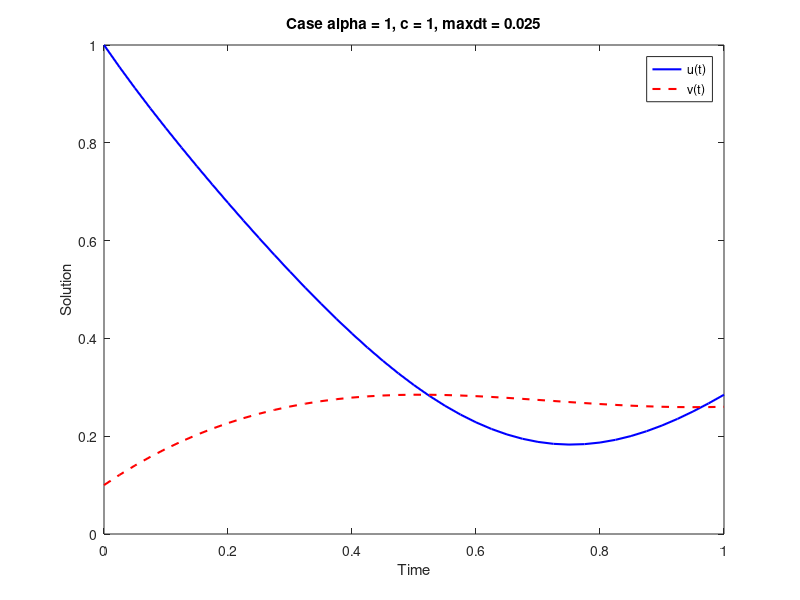

MATLAB code to generate this figure:
function FullyImplicitSystem1b(alpha, c, tau)
    if nargin < 3
        alpha = 1;
        c = 1;
        tau = 0.025;
    end

    % Discretization parameters
    T = 1;
    t = 0;
    n = 1; % Step counter
    max_tau = tau; % Maximum allowed tau
    min_tau = 0.001; % Minimum allowed tau for stability

    % Initial conditions
    uold = 1;
    vold = 0.1; 

    unew = uold;
    vnew = vold;

    % Define the function g(t)
    g = @(t) -sin(4 * t);

    % Newton's method parameters
    tolerance = 1e-8;
    maxiter = 100;

    % Initialize storage for solutions
    t_values = t;
    u_values = uold;
    v_values = vold;

    % Main loop for time stepping with variable tau
    while t < T
        unext = uold; % Initial guess for u
        iter = 0;

        % Newton's method for solving u
        while iter < maxiter
            F = unext - uold - tau * g(t + tau) + tau * alpha * unext^3 + c * tau * (unext - ((c * tau * unext) + vold) / (1 + c * tau));
            F_prime = 3 * tau * alpha * unext^2 + (1 + 2 * c * tau) / (1 + c * tau);

            % Newton's update
            unextnew = unext - F / F_prime;

            % Check for convergence
            if abs((unextnew - unext) / (1e-5 + abs(unext))) < tolerance
                break; % Convergence achieved
            end  

            % Update guess for next iteration
            unext = unextnew;
            iter = iter + 1;
        end

        % Adaptive time-stepping: Adjust tau based on Newton solver performance
        if iter >= maxiter / 2  % If Newton took many iterations, reduce tau
            tau = max(tau * 0.5, min_tau);
        elseif iter < maxiter / 4 && tau < max_tau % If convergence was fast, increase tau
            tau = min(tau * 1.2, max_tau);
        end

        % Store new value of u after convergence
        unew = unextnew;

        % Update V
        vnew = (1 / (1 + c * tau)) * (c * tau * unew + vold);

        % Update time and append results
        t = t + tau;
        n = n + 1;
        t_values(n) = t;
        u_values(n) = unew;
        v_values(n) = vnew;

        % Update old values for next time step
        uold = unew;
        vold = vnew;

        % Check if reached end of T
        if t >= T
            break;
        end
    end    

    % Plot the results
    figure;
    plot(t_values, u_values, 'b', 'LineWidth', 1.5, 'DisplayName', 'u(t)');
    hold on;
    plot(t_values, v_values, 'r--', 'LineWidth', 1.5, 'DisplayName', 'v(t)');
    xlabel('Time');
    ylabel('Solution');
    legend('u(t)', 'v(t)');
    title(sprintf('Case alpha = %g, c = %g, maxdt = %.3f', alpha, c, max_tau));
    xlim([0 1]);
    ylim([0 1]);
  
end
